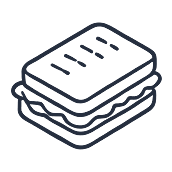
#> input picture assets/ayi_img/ico/三明治.png, 172 x 172 px; its folder holds only this picture in this run; the run also reads 1 picture not shown here
$ python image_dedup_processor_v4.py -f assets/ayi_img/ico -i 'assets/ayi_img/ico/三明治.png'
#> lines starting #> are read from the running program, lines starting #| are printed output that depends on the picture
"""
探店笔记 V4 级高阶图像全自动去重引擎 (image_dedup_processor_v4.py)
核心特性：
1. 几何微形变：随机 2°~12° 微倾斜 + 最大无黑边内切矩形裁剪。
2. 色彩空间微抖动：微观亮度/对比度/饱和度 ±1%~2% 扰动，丰富食欲感并重构色彩直方图。
3. 动态网格遮罩：lines.png 动态微缩放与微位移 + 2% 极低透明度全图覆盖（破坏全局 DCT 频域哈希）。
4. 隐形品类 Icon：根据商铺品类智能选取 1~2 个线条图标，微缩至 12~24px，1.5%~3% 极低透明度随机置于角落（注入局部特征指纹）。
5. 商铺级设备指纹锁定：同一商铺/批次固定绑定同款热门旗舰机型（如 iPhone 15 Pro 或 Xiaomi 14），注入连贯拍摄时间戳 EXIF，模拟真实连贯实拍。
"""

import os
import sys
import math
import random
import hashlib
import datetime
import re
from typing import List, Tuple, Dict, Optional
from PIL import Image, ImageEnhance

sys.stdout.reconfigure(encoding='utf-8')

# 基础资源路径 (支持动态自适应定位 lines.png 与 ico 图标库，无论是整包分发还是项目根目录运行均可秒级定位)
CURRENT_DIR = os.path.dirname(os.path.abspath(__file__))

def get_asset_paths() -> Tuple[str, str]:
    candidate_dirs = [
        os.path.join(CURRENT_DIR, "assets", "ayi_img"),
        os.path.join(CURRENT_DIR, "..", "assets", "ayi_img"),
        os.path.join(CURRENT_DIR, "..", "..", "assets", "ayi_img"),
        os.path.join(CURRENT_DIR, "ayi_img"),
        os.path.join(CURRENT_DIR, "..", "ayi_img"),
        os.path.join(CURRENT_DIR, "..", "..", "ayi_img"),
    ]
    for d in candidate_dirs:
        norm_d = os.path.normpath(d)
        lines_f = os.path.join(norm_d, "lines.png")
        ico_d = os.path.join(norm_d, "ico")
        if os.path.exists(lines_f) and os.path.exists(ico_d):
            return lines_f, ico_d
    return os.path.join(CURRENT_DIR, "lines.png"), os.path.join(CURRENT_DIR, "ico")

DEFAULT_LINES_PATH, DEFAULT_ICO_DIR = get_asset_paths()

# 真实主流旗舰手机 EXIF 设备池 (支持指定机型与模糊匹配)
DEVICE_PROFILES = [
    # 苹果 Apple 系列
    {
        "id": "iphone-15-pro-max",
        "name": "Apple iPhone 15 Pro Max",
        "make": "Apple",
        "model": "iPhone 15 Pro Max",
        "software": "17.4.1",
        "lens": "iPhone 15 Pro Max back triple camera 6.86mm f/1.78",
        "aliases": ["iphone 15 pro max", "iphone15promax", "苹果15promax", "15promax", "15 pro max"]
    },
    {
        "id": "iphone-15-pro",
        "name": "Apple iPhone 15 Pro",
        "make": "Apple",
        "model": "iPhone 15 Pro",
        "software": "17.4.1",
        "lens": "iPhone 15 Pro back triple camera 6.86mm f/1.78",
        "aliases": ["iphone 15 pro", "iphone15pro", "苹果15pro", "15pro", "15 pro"]
    },
    {
        "id": "iphone-15",
        "name": "Apple iPhone 15",
        "make": "Apple",
        "model": "iPhone 15",
        "software": "17.4.1",
        "lens": "iPhone 15 back dual camera 5.96mm f/1.6",
        "aliases": ["iphone 15", "iphone15", "苹果15", "15"]
    },
    {
        "id": "iphone-14-pro-max",
        "name": "Apple iPhone 14 Pro Max",
        "make": "Apple",
        "model": "iPhone 14 Pro Max",
        "software": "17.3.1",
        "lens": "iPhone 14 Pro Max back triple camera 6.86mm f/1.78",
        "aliases": ["iphone 14 pro max", "iphone14promax", "苹果14promax", "14promax", "14 pro max"]
    },
    {
        "id": "iphone-14-pro",
        "name": "Apple iPhone 14 Pro",
        "make": "Apple",
        "model": "iPhone 14 Pro",
        "software": "17.3.1",
        "lens": "iPhone 14 Pro back triple camera 6.86mm f/1.78",
        "aliases": ["iphone 14 pro", "iphone14pro", "苹果14pro", "14pro", "14 pro"]
    },
    {
        "id": "iphone-13-pro",
        "name": "Apple iPhone 13 Pro",
        "make": "Apple",
        "model": "iPhone 13 Pro",
        "software": "16.6.1",
        "lens": "iPhone 13 Pro back triple camera 5.7mm f/1.5",
        "aliases": ["iphone 13 pro", "iphone13pro", "苹果13pro", "13pro", "13 pro", "iphone 13", "苹果13"]
    },
    # 小米 Xiaomi 系列
    {
        "id": "xiaomi-14-ultra",
        "name": "Xiaomi 14 Ultra",
        "make": "Xiaomi",
        "model": "Xiaomi 14 Ultra",
        "software": "HyperOS 1.0.30.0",
        "lens": "Leica Summilux 23mm f/1.63",
        "aliases": ["xiaomi 14 ultra", "xiaomi14ultra", "小米14ultra", "14ultra", "14 ultra"]
    },
    {
        "id": "xiaomi-14-pro",
        "name": "Xiaomi 14 Pro",
        "make": "Xiaomi",
        "model": "Xiaomi 14 Pro",
        "software": "HyperOS 1.0.28.0",
        "lens": "Leica Summilux 23mm f/1.42",
        "aliases": ["xiaomi 14 pro", "xiaomi14pro", "小米14pro"]
    },
    {
        "id": "xiaomi-14",
        "name": "Xiaomi 14",
        "make": "Xiaomi",
        "model": "Xiaomi 14",
        "software": "HyperOS 1.0.28.0",
        "lens": "Leica Summilux 23mm f/1.6",
        "aliases": ["xiaomi 14", "xiaomi14", "小米14", "小米 14"]
    },
    {
        "id": "xiaomi-13-pro",
        "name": "Xiaomi 13 Pro",
        "make": "Xiaomi",
        "model": "Xiaomi 13 Pro",
        "software": "MIUI 14.0.31",
        "lens": "Leica 23mm f/1.9",
        "aliases": ["xiaomi 13 pro", "xiaomi13pro", "小米13pro"]
    },
    {
        "id": "xiaomi-13",
        "name": "Xiaomi 13",
        "make": "Xiaomi",
        "model": "Xiaomi 13",
        "software": "MIUI 14.0.27",
        "lens": "Leica 23mm f/1.8",
        "aliases": ["xiaomi 13", "xiaomi13", "小米13", "小米 13"]
    },
    # 华为 HUAWEI 系列
    {
        "id": "huawei-mate-60-pro",
        "name": "HUAWEI Mate 60 Pro",
        "make": "HUAWEI",
        "model": "HUAWEI Mate 60 Pro",
        "software": "HarmonyOS 4.0.0",
        "lens": "Ultra Aperture XMAGE 24mm f/1.4",
        "aliases": ["huawei mate 60 pro", "mate 60 pro", "mate60pro", "华为mate60pro", "mate60 pro", "华为mate60 pro"]
    },
    {
        "id": "huawei-mate-60",
        "name": "HUAWEI Mate 60",
        "make": "HUAWEI",
        "model": "HUAWEI Mate 60",
        "software": "HarmonyOS 4.0.0",
        "lens": "Ultra Aperture XMAGE 24mm f/1.4",
        "aliases": ["huawei mate 60", "mate 60", "mate60", "华为mate60", "华为 mate 60"]
    },
    {
        "id": "huawei-pura-70-pro",
        "name": "HUAWEI Pura 70 Pro",
        "make": "HUAWEI",
        "model": "HUAWEI Pura 70 Pro",
        "software": "HarmonyOS 4.2.0",
        "lens": "Ultra Lighting XMAGE 24.5mm f/1.4",
        "aliases": ["huawei pura 70 pro", "pura 70 pro", "pura70pro", "华为pura70pro", "pura70", "华为pura70"]
    },
    {
        "id": "huawei-p60-pro",
        "name": "HUAWEI P60 Pro",
        "make": "HUAWEI",
        "model": "HUAWEI P60 Pro",
        "software": "HarmonyOS 3.1.0",
        "lens": "Ultra Lighting XMAGE 24.5mm f/1.4",
        "aliases": ["huawei p60 pro", "p60 pro", "p60pro", "华为p60pro", "华为p60", "p60"]
    },
    # vivo 系列
    {
        "id": "vivo-x100-pro",
        "name": "vivo X100 Pro",
        "make": "vivo",
        "model": "vivo X100 Pro",
        "software": "OriginOS 4",
        "lens": "ZEISS APO 50mm f/1.75",
        "aliases": ["vivo x100 pro", "vivox100pro", "x100pro", "x100 pro"]
    },
    {
        "id": "vivo-x100",
        "name": "vivo X100",
        "make": "vivo",
        "model": "vivo X100",
        "software": "OriginOS 4",
        "lens": "ZEISS 23mm f/1.57",
        "aliases": ["vivo x100", "vivox100", "x100"]
    },
    {
        "id": "vivo-x90-pro-plus",
        "name": "vivo X90 Pro+",
        "make": "vivo",
        "model": "vivo X90 Pro+",
        "software": "OriginOS 3",
        "lens": "ZEISS 1-inch 23mm f/1.75",
        "aliases": ["vivo x90 pro+", "vivox90pro+", "x90pro+", "x90 pro+", "vivo x90 pro", "x90pro", "x90"]
    },
    # OPPO 系列
    {
        "id": "oppo-find-x7-ultra",
        "name": "OPPO Find X7 Ultra",
        "make": "OPPO",
        "model": "OPPO Find X7 Ultra",
        "software": "ColorOS 14",
        "lens": "Hasselblad Mobile Camera 23mm f/1.8",
        "aliases": ["oppo find x7 ultra", "find x7 ultra", "findx7ultra", "x7ultra"]
    },
    {
        "id": "oppo-find-x7",
        "name": "OPPO Find X7",
        "make": "OPPO",
        "model": "OPPO Find X7",
        "software": "ColorOS 14",
        "lens": "Hasselblad Mobile Camera 23mm f/1.6",
        "aliases": ["oppo find x7", "find x7", "findx7", "x7"]
    },
    {
        "id": "oppo-find-x6-pro",
        "name": "OPPO Find X6 Pro",
        "make": "OPPO",
        "model": "OPPO Find X6 Pro",
        "software": "ColorOS 13.1",
        "lens": "Hasselblad Mobile Camera 23mm f/1.8",
        "aliases": ["oppo find x6 pro", "find x6 pro", "findx6pro", "x6pro"]
    },
    # 荣耀 Honor 系列
    {
        "id": "honor-magic6-pro",
        "name": "Honor Magic6 Pro",
        "make": "HONOR",
        "model": "HONOR BVL-AN16",
        "software": "MagicOS 8.0",
        "lens": "Ultra Wide Aperture 27mm f/1.4-f/2.0",
        "aliases": ["honor magic6 pro", "magic6 pro", "magic6pro", "荣耀magic6pro", "荣耀magic6", "magic6"]
    },
    {
        "id": "honor-magic5-pro",
        "name": "Honor Magic5 Pro",
        "make": "HONOR",
        "model": "HONOR PGT-AN10",
        "software": "MagicOS 7.1",
        "lens": "Wide Aperture 23mm f/1.6",
        "aliases": ["honor magic5 pro", "magic5 pro", "magic5pro", "荣耀magic5pro", "magic5"]
    }
]

# 餐饮品类关键词与对应 Icon 映射字典 (智能路由)
CATEGORY_ICON_MAP = {
    "火锅": ["火锅.png", "辣椒.png", "肉丸串.png", "香肠串.png", "青菜.png", "贡丸串.png", "辣酱罐.png"],
    "串串": ["肉丸串.png", "香肠串.png", "贡丸串.png", "脆皮烤肠.png", "辣椒.png"],
    "烧烤": ["烤肉.png", "铁板鱿鱼.png", "脆皮烤肠.png", "香肠串.png", "铁板豆腐.png", "螺旋烤肠.png", "啤酒.png"],
    "烤肉": ["烤肉.png", "肉卷.png", "牛排.png", "铁板鱿鱼.png", "生菜.png"],
    "日料": ["寿司.png", "拉面.png", "紫菜包饭.png", "豆腐味噌汤.png", "清酒.png", "饭碗.png"],
    "西餐": ["牛排.png", "披萨.png", "餐刀.png", "红酒杯.png", "红酒杯_2.png", "蔬菜沙拉.png", "意面.png"],
    "牛排": ["牛排.png", "餐刀.png", "红酒杯.png", "蔬菜沙拉.png", "餐叉.png"],
    "披萨": ["披萨.png", "可乐.png", "炸鸡.png", "番茄酱.png"],
    "咖啡": ["咖啡.png", "马克杯.png", "高脚杯.png", "纸杯蛋糕.png", "蛋糕卷.png"],
    "奶茶": ["咖啡.png", "马克杯.png", "冰淇淋.png", "果汁.png", "纸杯蛋糕.png"],
    "甜品": ["蛋糕卷.png", "蛋挞.png", "纸杯蛋糕.png", "糯米糍.png", "草莓.png", "苹果.png", "布丁.png"],
    "面包": ["长面包.png", "蛋挞.png", "蛋糕卷.png", "纸袋.png"],
    "面馆": ["拉面.png", "饭碗.png", "荷包蛋.png", "辣椒.png", "青菜.png"],
    "中餐": ["饭碗.png", "餐盘.png", "蒸笼.png", "蒸包.png", "蛋炒饭.png", "蒸饺.png", "茶壶.png", "青菜.png"],
    "海鲜": ["鱼.png", "铁板鱿鱼.png", "柠檬.png", "餐盘.png", "啤酒.png"],
    "快餐": ["汉堡.png", "鸡蛋汉堡.png", "鸡肉卷.png", "鸡腿.png", "脆皮烤肠.png", "可乐.png"]
}

# 通用餐饮兜底 Icon 池
FALLBACK_ICONS = ["餐盘.png", "饭碗.png", "餐刀.png", "茶壶.png", "苹果.png", "荷包蛋.png"]


def get_store_device_profile(store_identifier: str) -> Dict[str, str]:
    """
    根据商铺唯一标识（商铺名或文件夹路径）固定哈希选择一个设备 Profile，
    确保同一家商铺的所有相片严格使用完全同一款机型拍摄。
    """
    hash_int = int(hashlib.md5(store_identifier.encode('utf-8')).hexdigest(), 16)
    idx = hash_int % len(DEVICE_PROFILES)
    return DEVICE_PROFILES[idx]


def resolve_device_profile(specified_device: Optional[str], store_identifier: str) -> Tuple[Dict[str, str], bool]:
    """
    解析设备配置：
    - 若用户指定了手机型号（如 --device "iPhone 15 Pro" 或 "小米14"），进行模糊/别名匹配。
    - 若匹配成功，返回 (该设备Profile, True)
    - 若指定了但未匹配到，输出提示警告并自动回退到商铺哈希绑定设备，返回 (设备Profile, False)
    - 若未指定（None 或空字符串），直接根据商铺哈希绑定设备，返回 (设备Profile, False)
    """
    if specified_device and specified_device.strip():
        norm_query = re.sub(r"[\s\-_]+", "", specified_device.strip().lower())

        # 1. 精确/别名全等匹配
        for profile in DEVICE_PROFILES:
            for alias in profile.get("aliases", []):
                norm_alias = re.sub(r"[\s\-_]+", "", alias.lower())
                if norm_query == norm_alias:
                    return profile, True

            norm_model = re.sub(r"[\s\-_]+", "", profile["model"].lower())
            norm_name = re.sub(r"[\s\-_]+", "", profile.get("name", "").lower())
            if norm_query == norm_model or norm_query == norm_name:
                return profile, True

        # 2. 包含匹配 (优先从长到短)
        matched_profiles = []
        for profile in DEVICE_PROFILES:
            norm_model = re.sub(r"[\s\-_]+", "", profile["model"].lower())
            norm_name = re.sub(r"[\s\-_]+", "", profile.get("name", "").lower())
            if norm_query in norm_model or norm_query in norm_name:
                matched_profiles.append(profile)
                continue
            for alias in profile.get("aliases", []):
                norm_alias = re.sub(r"[\s\-_]+", "", alias.lower())
                if norm_query in norm_alias or norm_alias in norm_query:
                    matched_profiles.append(profile)
                    break

        if matched_profiles:
            return matched_profiles[0], True

        print(f"⚠️ [提示] 未能识别指定的手机型号: '{specified_device}'，可查看《支持手机列表.txt》。")
        print(f"   已自动为您回退为商铺哈希锁定机型。")

    fallback = get_store_device_profile(store_identifier)
    return fallback, False


def get_max_inner_rect(W: int, H: int, angle_deg: float) -> Tuple[int, int]:
    """计算旋转后保持原宽高比的最大无黑边内接矩形尺寸"""
    rad = math.radians(abs(angle_deg))
    sin_a = math.sin(rad)
    cos_a = math.cos(rad)
    aspect_max = max(H / W, W / H)
    w = W / (cos_a + aspect_max * sin_a)
    h = w * (H / W)
    return int(w), int(h)


def match_icons_for_store(store_name: str, available_icons: List[str]) -> List[str]:
    """根据商铺名称与品类智能路由选择 1~2 个匹配的图标名称"""
    candidates = []
    for cat_keyword, icons in CATEGORY_ICON_MAP.items():
        if cat_keyword in store_name:
            candidates.extend(icons)

    # 过滤出目录中真实存在的 icon
    valid_candidates = [ico for ico in candidates if ico in available_icons]
    if not valid_candidates:
        valid_candidates = [ico for ico in FALLBACK_ICONS if ico in available_icons]

    if not valid_candidates:
        valid_candidates = available_icons

    if not valid_candidates:
        return []

    count = random.choice([1, 2])
    selected = random.sample(valid_candidates, min(count, len(valid_candidates)))
    return selected


def apply_geometric_rotate(im: Image.Image) -> Tuple[Image.Image, float]:
    """步骤 1：几何随机微倾斜 2°~12° 并内切裁剪消除黑边"""
    orig_w, orig_h = im.size
    direction = random.choice([-1, 1])
    angle = round(random.uniform(2.0, 12.0), 1) * direction

    rotated = im.rotate(angle, resample=Image.Resampling.BICUBIC, expand=True)
    crop_w, crop_h = get_max_inner_rect(orig_w, orig_h, angle)
    cx, cy = rotated.width // 2, rotated.height // 2

    crop_box = (
        cx - crop_w // 2,
        cy - crop_h // 2,
        cx + crop_w // 2,
        cy + crop_h // 2
    )
    cropped = rotated.crop(crop_box)
    final_img = cropped.resize((orig_w, orig_h), Image.Resampling.LANCZOS)
    return final_img, angle


def apply_micro_color_jitter(im: Image.Image) -> Image.Image:
    """步骤 2：微观色彩空间微调 (亮度/对比度/饱和度 ±1%~2% 微抖动)"""
    # 亮度微扰
    bright_factor = random.uniform(0.985, 1.015)
    im = ImageEnhance.Brightness(im).enhance(bright_factor)
    # 对比度微扰
    contrast_factor = random.uniform(0.98, 1.02)
    im = ImageEnhance.Contrast(im).enhance(contrast_factor)
    # 饱和度微扰 (略倾向提高一点点食欲鲜艳感)
    color_factor = random.uniform(0.99, 1.03)
    im = ImageEnhance.Color(im).enhance(color_factor)
    return im


def apply_dynamic_lines_mask(im: Image.Image, lines_path: str, opacity: float = 0.02) -> Image.Image:
    """步骤 3：动态微缩放与微位移网格遮罩 (默认 2% 极低透明度融合)"""
    if not os.path.exists(lines_path):
        return im

    try:
        w, h = im.size
        with Image.open(lines_path) as lines_im:
            lines_im = lines_im.convert("RGBA")
            # 随机做 102%~106% 的轻微尺寸缩放，避免所有图片的网格完全死板雷同
            scale_factor = random.uniform(1.02, 1.06)
            scaled_w = int(w * scale_factor)
            scaled_h = int(h * scale_factor)
            scaled_lines = lines_im.resize((scaled_w, scaled_h), Image.Resampling.BICUBIC)

            # 随机裁剪回 w, h 尺寸 (产生随机 offset 位移)
            offset_x = random.randint(0, scaled_w - w)
            offset_y = random.randint(0, scaled_h - h)
            cropped_lines = scaled_lines.crop((offset_x, offset_y, offset_x + w, offset_y + h))

            # 调整 Alpha 通道透明度为 2% (255 * 0.02 ≈ 5)
            r, g, b, a = cropped_lines.split()
            target_alpha = max(1, int(255 * opacity))
            a = a.point(lambda p: int(p * (target_alpha / 255.0)))
            adjusted_lines = Image.merge("RGBA", (r, g, b, a))

            # 与原图 Alpha 混合
            base_rgba = im.convert("RGBA")
            blended = Image.alpha_composite(base_rgba, adjusted_lines)
            return blended.convert("RGB")
    except Exception as e:
        print(f"  [警告] 网格遮罩处理异常，保留原图: {e}")
        return im


def apply_corner_micro_icons(
    im: Image.Image,
    store_name: str,
    ico_dir: str,
    min_size: int = 12,
    max_size: int = 24,
    min_opacity: float = 0.015,
    max_opacity: float = 0.03
) -> Tuple[Image.Image, List[str]]:
    """步骤 4：根据品类在角落注入 1~2 个 12~24px 极低透明度 (1.5%~3%) 隐形图标"""
    if not os.path.exists(ico_dir):
        return im, []

    available_icons = [f for f in os.listdir(ico_dir) if f.lower().endswith(".png")]
    if not available_icons:
        return im, []

    selected_icons = match_icons_for_store(store_name, available_icons)
    if not selected_icons:
        return im, []

    w, h = im.size
    base_rgba = im.convert("RGBA")

    # 4 个角落定义 (左上、右上、左下、右下)
    # 每个角保留 5%~12% 的内缩安全边距
    corners = ["top_left", "top_right", "bottom_left", "bottom_right"]
    random.shuffle(corners)

    applied_info = []

    for i, ico_name in enumerate(selected_icons):
        corner = corners[i % len(corners)]
        ico_path = os.path.join(ico_dir, ico_name)
        try:
            with Image.open(ico_path) as ico_im:
                ico_im = ico_im.convert("RGBA")

                # 随机生成微小尺寸 (12px ~ 24px)
                ico_size = random.randint(min_size, max_size)
                ico_resized = ico_im.resize((ico_size, ico_size), Image.Resampling.LANCZOS)

                # 随机生成极低透明度 (1.5% ~ 3.0%)
                opacity = random.uniform(min_opacity, max_opacity)
                target_alpha = max(1, int(255 * opacity))

                r, g, b, a = ico_resized.split()
                a = a.point(lambda p: int(p * (target_alpha / 255.0)))
                ico_adjusted = Image.merge("RGBA", (r, g, b, a))

                # 计算放置位置
                margin_x = random.randint(int(w * 0.05), int(w * 0.12))
                margin_y = random.randint(int(h * 0.05), int(h * 0.12))

                if corner == "top_left":
                    pos = (margin_x, margin_y)
                elif corner == "top_right":
                    pos = (w - margin_x - ico_size, margin_y)
                elif corner == "bottom_left":
                    pos = (margin_x, h - margin_y - ico_size)
                else:  # bottom_right
                    pos = (w - margin_x - ico_size, h - margin_y - ico_size)

                # 创建透明层贴合
                overlay = Image.new("RGBA", (w, h), (0, 0, 0, 0))
                overlay.paste(ico_adjusted, pos, ico_adjusted)
                base_rgba = Image.alpha_composite(base_rgba, overlay)
                applied_info.append(f"{ico_name.replace('.png','')}({ico_size}px, {opacity*100:.1f}%)")
        except Exception as e:
            continue

    return base_rgba.convert("RGB"), applied_info


def inject_store_exif(im: Image.Image, device_profile: Dict[str, str], photo_index: int = 1) -> Image.Exif:
    """
    步骤 5：注入商铺级统一的手机原相机实拍 EXIF 属性
    - 统一机型 (Make, Model, Software, Lens)
    - 连贯真实拍摄时间戳 (当前日期，每张间隔 25~60 秒)
    """
    exif = im.getexif()

    # 标准 TIFF 标签
    exif[0x010F] = device_profile["make"]      # Make
    exif[0x0110] = device_profile["model"]     # Model
    exif[0x0131] = device_profile["software"]  # Software
    exif[0x0112] = 1                           # Orientation (Normal)

    # 模拟连贯用餐实拍时间戳 (今天或近两天的午/晚餐时段，随序号递增)
    now = datetime.datetime.now()
    base_time = now - datetime.timedelta(hours=random.choice([2, 5, 24]))
    photo_time = base_time + datetime.timedelta(seconds=photo_index * random.randint(25, 60))
    time_str = photo_time.strftime("%Y:%m:%d %H:%M:%S")

    exif[0x0132] = time_str  # DateTime
    exif[0x9003] = time_str  # DateTimeOriginal
    exif[0x9004] = time_str  # DateTimeDigitized

    return exif


def process_dedup_single_image(
    img_path: str,
    output_path: str,
    store_name: str,
    device_profile: Dict[str, str],
    photo_index: int = 1,
    lines_path: str = DEFAULT_LINES_PATH,
    ico_dir: str = DEFAULT_ICO_DIR
) -> Tuple[bool, str]:
    """对单张图片执行完整的 V4 级高阶去重流水线"""
#> called with img_path = 'assets/ayi_img/ico/三明治.png', output_path = 'assets/ayi_img/ico/P_三明治.png', store_name = 'ico', photo_index = 1, lines_path = 'assets/ayi_img/lines.png', ico_dir = 'assets/ayi_img/ico'
    try:
        with Image.open(img_path) as im:
#> im is the input picture: PIL image 172x172 RGBA; mean R, G, B, A 32.9, 40.7, 54.6, 35.4
            if im.mode != "RGB":
                im = im.convert("RGB")
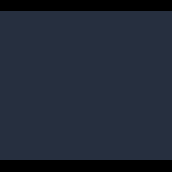
#> im: PIL image 172x172 RGB; mean R, G, B 32.9, 40.7, 54.6

            # 1. 几何微形变
            im_rot, angle = apply_geometric_rotate(im)
#> in apply_geometric_rotate, `rotated = im.rotate(angle, resample=Image.Resampling.BICUBIC, expand=T..`:
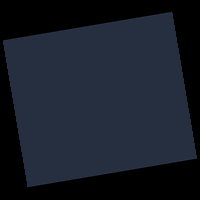
#> rotated: PIL image 200x200 RGB; mean R, G, B 24.4, 30.1, 40.4
#> (the rest of the program and of its run is left out)
